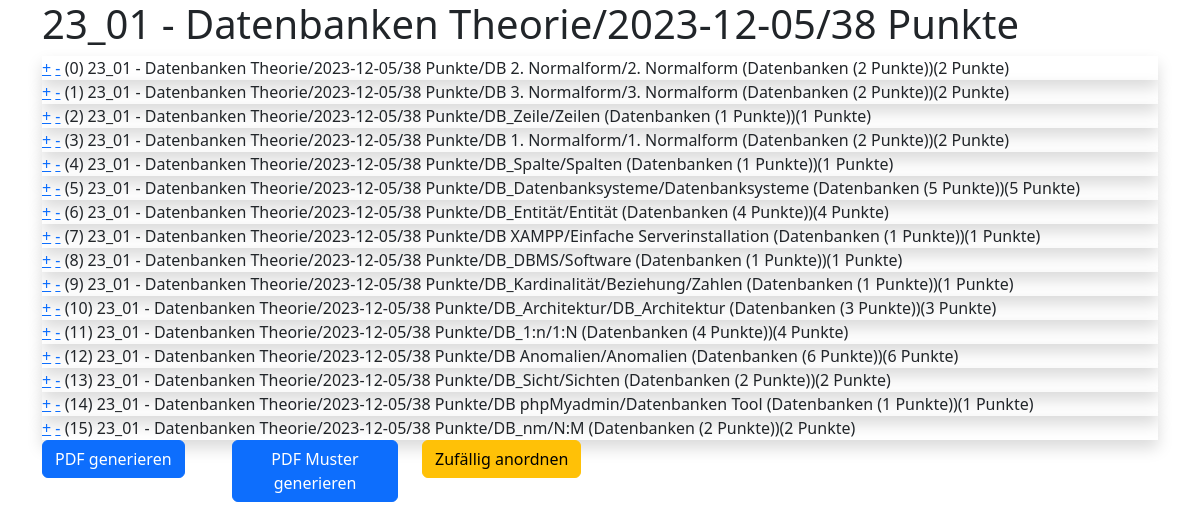
Page /klausur/design/11 on the committed database.
### klausur/models.py (models this page shows, shortened)
class Klausurthema(models.Model):
    klausur = models.ForeignKey(Klausur, verbose_name=("Klausur"), on_delete=models.CASCADE)
    frage = models.ForeignKey(Frage, verbose_name=("Frage"), on_delete=models.RESTRICT)
    position = models.IntegerField(("Position"), default=1)
    seitenwechsel = models.BooleanField(("Seitenwechsel im Anschluss"), default=False)
    class Meta:
        verbose_name = ("Klausur-Thema")
        verbose_name_plural = ("Klausur-Themen")
        ordering = ['klausur', 'position']
    def __str__(self):
        return f"{self.klausur}/{self.frage}({self.frage.punkte} Punkte)"

class Klausur(models.Model):
    titel = models.CharField(("Titel"), max_length=50)
    thema = models.CharField(("Thema"), max_length=50)
    termin = models.DateTimeField(("termin"), auto_now=False, auto_now_add=False)
    gruppe = models.CharField(("Gruppe"), max_length=50)
    fragen = models.ManyToManyField(Frage, verbose_name=("Fragen"))
    @property
    def get_gesamtpunkte(self):
        fragen = self.fragen.all()
        gesamtpunkte = sum(frage.punkte for frage in fragen)
        return gesamtpunkte
    class Meta:
        verbose_name = ("Klausur")
        verbose_name_plural = ("Klausuren")
        ordering = [ 'gruppe', '-termin']
    def __str__(self):
        return f"{self.gruppe} - {self.titel}/{self.termin.date()}/{self.get_gesamtpunkte} Punkte"

class Frage(models.Model):
    titel = models.CharField(("Titel"), max_length=250)
    inhalt = models.CharField("Inhalt", max_length=50, default="?")
    frage = models.TextField(("Frage"))
    musterantwort = models.TextField(("Musterantwort"), default ="")
    bild = models.ImageField(("Bild"), blank=True, null=True)
    bildbreite = models.IntegerField(("Bildbreite in %"), default=80)
    thema = models.ForeignKey(Thema, verbose_name=("Thema"), on_delete=models.RESTRICT)
    punkte = models.IntegerField(("Erreichbare Punkte"), default=1)
    schwierigkeit = models.IntegerField(("Schwierigkeit") , default=2)
    class Meta:
        verbose_name = ("Frage")
        verbose_name_plural = ("Fragen")
        ordering = ['thema', 'titel', ]
    def __str__(self):
        return f"{self.titel}/{self.inhalt} ({self.thema} ({self.punkte} Punkte))"

### klausur/views.py (the view)
# urls.py: path('design/<int:id>', views.klaus_design, name= 'klausur_design'),
def klaus_design(request, id):
    klausur = Klausur.objects.get(pk=id)
    fragen = klausur.fragen.all()
    i = 0
    for frage in fragen:
        position, created = Klausurthema.objects.get_or_create(klausur = klausur, frage=frage)
        if created:
            position.position = i
            position.save()
        i +=1
    fragen = Klausurthema.objects.filter(klausur=klausur)
    for frage in fragen:
        if not klausur.fragen.filter(id=frage.frage.id).exists():
            Klausurthema.objects.get(frage=frage.frage, klausur=klausur).delete()
    pos_fragen = Klausurthema.objects.filter(klausur = klausur)
    content = {
        'klausur': klausur,
        'fragen': pos_fragen,
    }
    return render(request, "design.html", content)

### klausur/models.py (called while the page is built)
    def __str__(self):
        return self.titel

### klausur/templates/design.html (shortened to what this page needs)
{% extends "start.html" %}
{% block content %}
    <h1>{{klausur}}</h1>
    {% for frage in fragen %}
        <div class="shadow" draggable="true">
            <a href="{% url 'richtung' frage.klausur.id frage.frage.id 1 %}">+</a>
            <a href="{% url 'richtung' frage.klausur.id frage.frage.id 2 %}">-</a>
            ({{frage.position}}) {{frage}}
        </div>
    {% endfor %}
    <div class="row">
        <div class="col-2"><a href="{% url 'gen_pdf' fragen.0.klausur.id 3 %}" target="_empty"><button class="btn btn-primary" type="submit">PDF generieren</button></a></div>
        <div class="col-2"><a href="{% url 'gen_pdf' fragen.0.klausur.id 4 %}" target="_empty"><button class="btn btn-primary" type="submit">PDF Muster generieren</button></a></div>
        <div class="col-2"><a href="{% url 'zufall' fragen.0.klausur.id %}" ><button class="btn btn-warning" type="submit">Zufällig anordnen</button></a></div>
    </div>
    {% endblock content %}

### klausur/templates/start.html (shortened to what this page needs)
<!doctype html>
<html lang="de">
<head>
  <link href="https://cdn.jsdelivr.net/npm/bootstrap@5.3.2/dist/css/bootstrap.min.css" rel="stylesheet"
>
</head>
<body>
    <div class="container">
    {% block content %}{% endblock content %}
    </div>
</body>
</html>

### rows in the picture
Klausurthema: position "0", klausur+frage "23_01 - Datenbanken Theorie/2023-12-05/38 Punkte/DB 2. Normalform/2. Normalform (Datenbanken (2 Punkte))(2 Punkte)"
Klausurthema: position "1", klausur+frage "23_01 - Datenbanken Theorie/2023-12-05/38 Punkte/DB 3. Normalform/3. Normalform (Datenbanken (2 Punkte))(2 Punkte)"
Klausurthema: position "2", klausur+frage "23_01 - Datenbanken Theorie/2023-12-05/38 Punkte/DB_Zeile/Zeilen (Datenbanken (1 Punkte))(1 Punkte)"
Klausurthema: position "3", klausur+frage "23_01 - Datenbanken Theorie/2023-12-05/38 Punkte/DB 1. Normalform/1. Normalform (Datenbanken (2 Punkte))(2 Punkte)"
Klausurthema: position "4", klausur+frage "23_01 - Datenbanken Theorie/2023-12-05/38 Punkte/DB_Spalte/Spalten (Datenbanken (1 Punkte))(1 Punkte)"
Klausurthema: position "5", klausur+frage "23_01 - Datenbanken Theorie/2023-12-05/38 Punkte/DB_Datenbanksysteme/Datenbanksysteme (Datenbanken (5 Punkte))(5 Punkte)"
Klausurthema: position "6", klausur+frage "23_01 - Datenbanken Theorie/2023-12-05/38 Punkte/DB_Entität/Entität (Datenbanken (4 Punkte))(4 Punkte)"
Klausurthema: position "7", klausur+frage "23_01 - Datenbanken Theorie/2023-12-05/38 Punkte/DB XAMPP/Einfache Serverinstallation (Datenbanken (1 Punkte))(1 Punkte)"
Klausurthema: position "8", klausur+frage "23_01 - Datenbanken Theorie/2023-12-05/38 Punkte/DB_DBMS/Software (Datenbanken (1 Punkte))(1 Punkte)"
Klausurthema: position "9", klausur+frage "23_01 - Datenbanken Theorie/2023-12-05/38 Punkte/DB_Kardinalität/Beziehung/Zahlen (Datenbanken (1 Punkte))(1 Punkte)"
Klausurthema: position "10", klausur+frage "23_01 - Datenbanken Theorie/2023-12-05/38 Punkte/DB_Architektur/DB_Architektur (Datenbanken (3 Punkte))(3 Punkte)"
Klausurthema: position "11", klausur+frage "23_01 - Datenbanken Theorie/2023-12-05/38 Punkte/DB_1:n/1:N (Datenbanken (4 Punkte))(4 Punkte)"
Klausurthema: position "12", klausur+frage "23_01 - Datenbanken Theorie/2023-12-05/38 Punkte/DB Anomalien/Anomalien (Datenbanken (6 Punkte))(6 Punkte)"
Klausurthema: position "13", klausur+frage "23_01 - Datenbanken Theorie/2023-12-05/38 Punkte/DB_Sicht/Sichten (Datenbanken (2 Punkte))(2 Punkte)"
Klausurthema: position "14", klausur+frage "23_01 - Datenbanken Theorie/2023-12-05/38 Punkte/DB phpMyadmin/Datenbanken Tool (Datenbanken (1 Punkte))(1 Punkte)"
Klausurthema: position "15", klausur+frage "23_01 - Datenbanken Theorie/2023-12-05/38 Punkte/DB_nm/N:M (Datenbanken (2 Punkte))(2 Punkte)"
